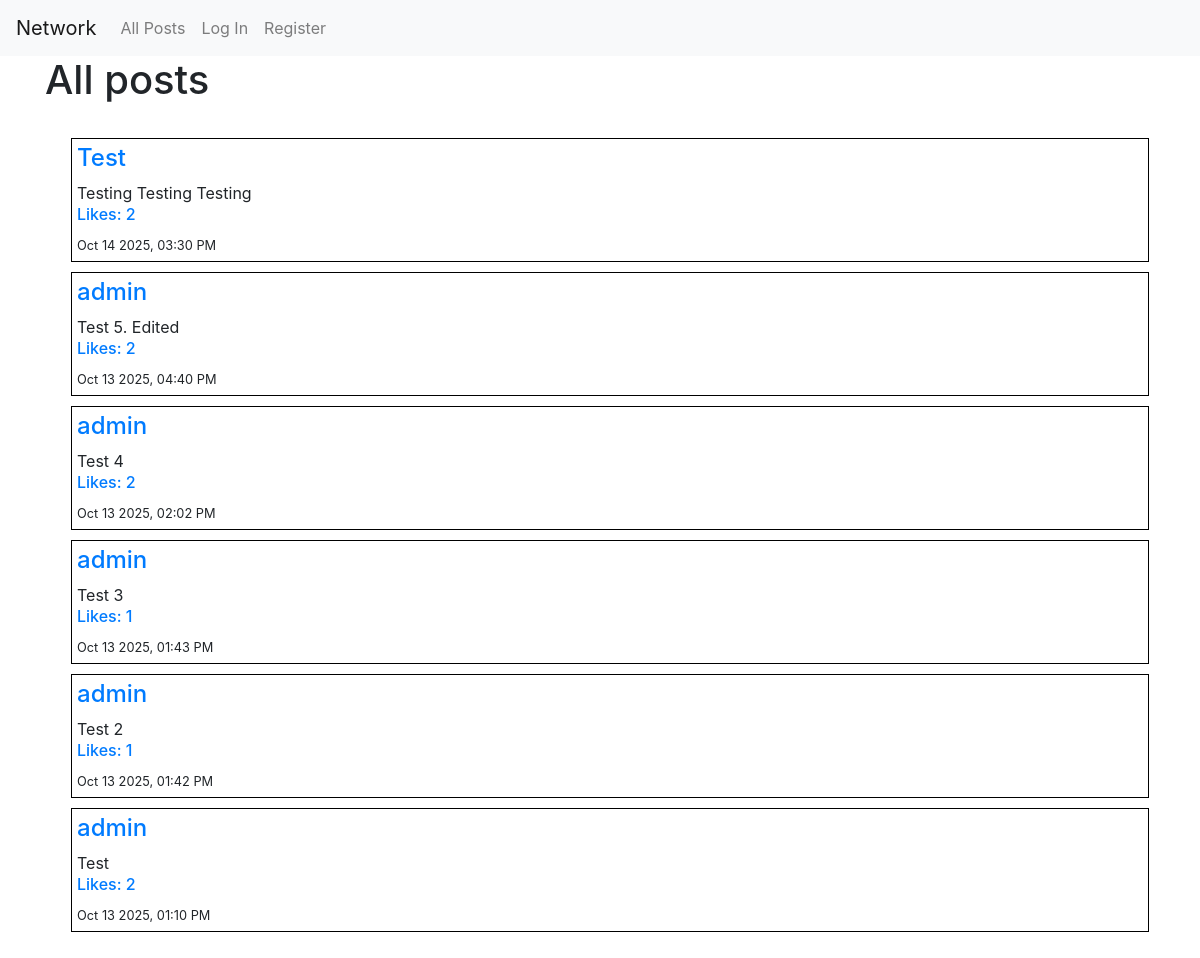
The page / on the database its author committed.
### network/models.py (models this page shows, shortened)
class User(AbstractUser):
    followers = models.ManyToManyField("User", related_name="followings", blank=True)

class Post(models.Model):
    creator = models.ForeignKey("User", on_delete=models.CASCADE, related_name="posts")
    content = models.TextField(blank=False)
    date = models.DateTimeField(auto_now_add=True)
    liked_by = models.ManyToManyField("User", related_name="liked", blank=True)
    def count_likes(self):
        return self.liked_by.count()
    def serialize(self):
        return {
            "id": self.id,
            "creator": self.creator.username,
            "content": self.content,
            "date": self.date.strftime("%b %d %Y, %I:%M %p"),
            "likes": self.count_likes
        }

### network/views.py (the view, shortened to what this page needs)
# urls.py: path("", views.index, name="index"),
def index(request):
    posts = Post.objects.all()
    posts = posts.order_by('-date').all()
    return render(request, "network/index.html", {
        "posts": [post.serialize() for post in posts]
    })

### network/templates/network/index.html (shortened to what this page needs)
{% extends "network/layout.html" %}
{% block body %}
    <div class="container">
        <div>
            <h1>All posts</h1>
        </div>
        <div class="container p-3">
            {% for post in posts %}
                <div class="container post">
                    <h4><a href="{% url 'profile' post.creator %}">{{post.creator}}</a></h4>
                    <p style="margin-bottom: 0;" data-id="{{post.id}}" data-type="post_content">{{post.content}}</p>
                    <h6 class="text-primary" data-id="{{post.id}}" data-type="like_count">Likes: {{post.likes}}</h6>
                    <small>{{post.date}}</small>
                </div>
            {% endfor %}
        </div>
    </div>
{% endblock %}

### network/static/network/styles.css (style rules this page uses)
.post { border: 1px solid black; padding: 5px; margin: 10px; }

### rows shown on the page
User: creator "Test"
Post: content "Testing Testing Testing", likes "2"
User: creator "admin" "admin" "admin" "admin" "admin"
Post: content "Test 5. Edited", likes "2"
Post: content "Test 4", likes "2"
Post: content "Test 3", likes "1"
Post: content "Test 2", likes "1"
Post: content "Test", likes "2"

### other values the page prints
{{ post.date }} "Oct 14 2025, 03:30 PM" "Oct 13 2025, 04:40 PM" "Oct 13 2025, 02:02 PM" "Oct 13 2025, 01:43 PM" "Oct 13 2025, 01:42 PM" "Oct 13 2025, 01:10 PM"
